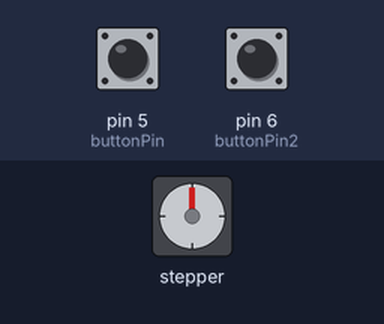
A sketch run on a simulated Arduino Uno, built with avr-gcc and run on an emulated ATmega328P. Parts: stepper motor. The inputs (shaded band) are chosen by the test bench; at power-on: pin 5 (buttonPin) HIGH, pin 6 (buttonPin2) HIGH. Stepper angles assume 2038 steps per turn.

Above: at 1.2 s.
1.3 s: pin 5 (buttonPin) pulled LOW for 0.15 s
At 1.75 s:
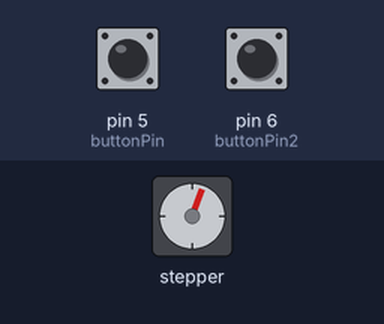
At 2.35 s:
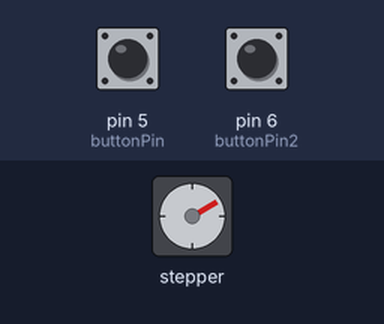
4.3 s: pin 6 (buttonPin2) pulled LOW for 3.2 s
At 4.47 s:
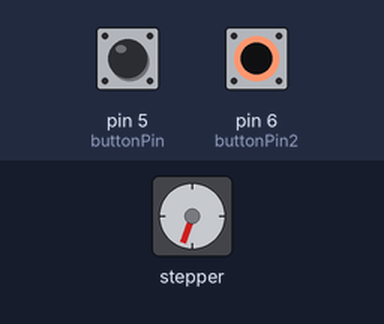
Timing chart, 0 to 14.3 s (numbered marks = the images above; inputs shaded):
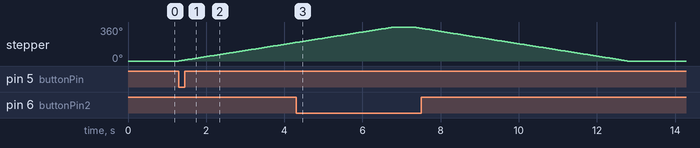

Measured:
- after the input at 1.3 s, stepper: keeps turning clockwise at about 66°/s, starting at once

The sketch:

stepper_control.ino
```cpp
#include <Stepper.h>
#define STEPS 2038
Stepper stepper(STEPS, 8, 10, 9, 11);
int buttonPin = 5;
int buttonPin2 = 6;
int buttonState = 0;
int buttonState2 = 0;

void setup() {
  pinMode(buttonPin, INPUT_PULLUP);
  pinMode(buttonPin2, INPUT_PULLUP);
}

void loop() {
  buttonState = digitalRead(buttonPin);
  buttonState2 = digitalRead(buttonPin2);

  if (buttonState == LOW) {
    stepper.setSpeed(11);
    stepper.step(STEPS);
    delay(500);
  }

  if (buttonState2 == LOW) {
    stepper.setSpeed(11);
    stepper.step(-STEPS);
    delay(500);
  }
}
```
